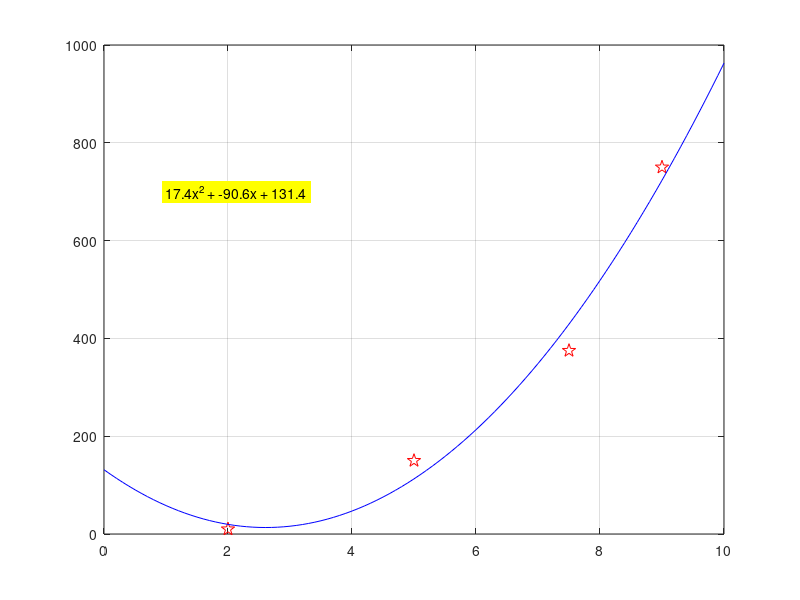

MATLAB code for this plot:
% Author: Sarker Nadir Afridi Azmi
% House keeping
clear
clc
close all

% Data set
x = [ 2 5 7.5 9 ];
y = [ 10 150 375 750 ];

% Plot the graph
plot(x, y, 'rp', 'MarkerSize', 10);
grid on
%axis([0 10 0 1000])

% Use polyfit to get values for the coefficients
C = polyfit(x, y, 2)
a = C(1)
b = C(2)
c = C(3)

% y = mx + b - linear, or degree of 1
% y = ax^2 + bx + c - quadratic, or degree of 2

% Generate new data set
xpf = [ 0 : .1 : 10 ];
ypf = a*xpf.^2 + b.*xpf + c;

hold on

% Plot again
plot(xpf, ypf, '-b');

%Trendline equation
TE = sprintf("%0.1fx^{2} + %0.1fx + %0.1f", a, b, c);
text(1, 700, TE, 'BackgroundColor', 'y');
